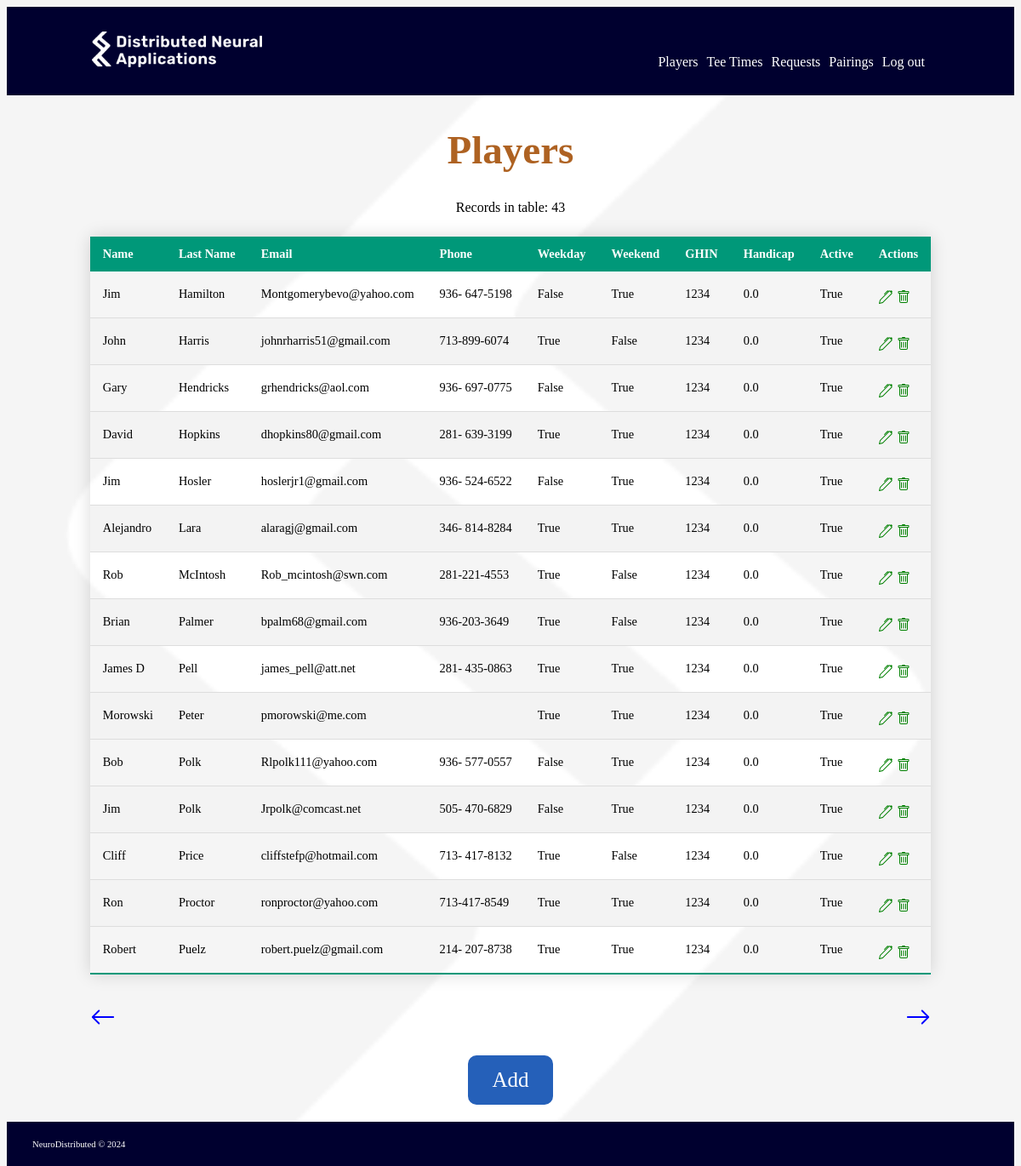
The page /players/2 (signed in) on the database its author committed.
### webproject/models.py (models this page shows, shortened)
class Players(db.Model):
    __tablename__ = 'players'
    id = db.Column(db.Integer, primary_key=True)
    first_name = db.Column(db.String(50), nullable=False)
    last_name = db.Column(db.String(50), nullable=False)
    email = db.Column(db.String(100), nullable=False)
    phone = db.Column(db.String(20), nullable=False)
    weekday = db.Column(db.Boolean, nullable=False)
    weekend = db.Column(db.Boolean, nullable=False)
    ghin = db.Column(db.String(10), nullable=True)
    handicap = db.Column(db.Float, nullable=False)
    access_code = db.Column(db.String(4), nullable=False)
    active = db.Column(db.Boolean, nullable=False)

### webproject/routes/players.py (the view)
@players.route('/players/<int:page_num>')
@login_required
def players_table(page_num):
    fields = {
        'id': Field(None,None),
        'first_name': Field(None,'Name'),
        'last_name': Field(None,'Last Name'),
        'email': Field(None,'Email'),
        'phone': Field(None,'Phone'),
        'weekday': Field(true_false,'Weekday'),
        'weekend': Field(true_false,'Weekend'),
        'ghin': Field(None,'GHIN'),
        'handicap': Field(round_to_2_decimals,'Handicap'),
        'active': Field(true_false,'Active')
    }
    table_creator = TableCreator('Players', fields,actions=['Edit', 'Delete'])
    table_creator.set_items_per_page(15)
    table_creator.create_view(order='last_name')
    table = table_creator.create(page_num)
    return render_template("players/players.html", table=table)

### webproject/loft_app.py (called while the page is built)
@login_manager.user_loader
def load_user(user_id):
    return User.query.get(int(user_id))

### webproject/modules/table_creator.py (called while the page is built)
def round_to_2_decimals(value):
    if value is None:
        return value
    return round(value,2)

def true_false(value):
    return 'True' if value == 1 else 'False'

    def format(self,value):
        if self.Format is None:
            return value
        else:
            return self.Format(value)

    def set_items_per_page(self,items_per_page):
        self.items_per_page = items_per_page

    def create_view(self,order=None):
        fieldlist = ""
        for field in self.fields.keys():
            fieldlist += f"{field},"
        fieldlist = fieldlist[:-1]
        stmt = f"Select {fieldlist} from {self.table_name} "
        if self.join_table:
            stmt += f"join {self.join_table} on {self.join_condition} "
        if self.condition:
            stmt += f"where {self.condition}"
        if order:
            stmt += f" order by {order}"
        self.items = list(db.session.execute(text(stmt)))

### webproject/templates/players/players.html
{% extends 'base.html' %} {% block body %}
<div class="neuro-content">
  <h1>Players</h1>
    {{ table | safe }}
    <div class="neuro-flex-row" style="margin-top: 10px;">
        <div>
            <button class="neuro-button-main" onclick="window.location.href='/players/add'">
                Add
            </button>
        </div>
    </div>
</div>
{% endblock %}

### webproject/static/css/neuro.css (style rules this page uses)
* { font-family: rubik; }
body { background-image: url('/static/imgs/DNA_Icon-white.png'); background-size: cover; padding-top: 0px; padding-bottom: 0px; color: black; background-color: #F5F5F5; font-family: rubik; }
.neuro-button-main { color: white; opacity: 1; font-size: 25px; background-color: #2560b9; border-radius: 10px; border-style:none; min-height: 25px; min-width: 100px; margin-bottom: 10px; padding: 15px 25px; }
.neuro-flex-row { display: flex; flex-direction: row; align-content: space-between; gap: 5px; padding-top: 10px; }
.neuro-content { display: flex; flex-direction: column; align-items: center; justify-content: center; height: 100%; padding: 5px; }
.neuro-content h1 { color: #AE6222; font-size: 47px; }

### webproject/static/css/neuro-table.css (style rules this page uses)
.neuro-table { border-collapse: collapse; margin: 25px 0; font-size: 0.9em; min-width: 400px; border-radius: 5px 5px 0 0; box-shadow: 0 0 20px rgba(0, 0, 0, 0.15); }
.neuro-table thead tr { background-color: #009879; color: #ffffff; text-align: left; font-weight: bold; }
.neuro-table th, .neuro-table td { padding: 12px 15px; }
.neuro-table tbody tr { border-bottom: 1px solid #dddddd; }
.neuro-table tbody tr:nth-of-type(even) { background-color: #f3f3f3; }
.neuro-table tbody tr:last-of-type { border-bottom: 2px solid #009879; }
.neuro-table-nav { display: flex; flex-direction: row; width: 100%; justify-content: space-between; align-items: top; padding: 5px; margin: 5px; }

### rows shown on the page
Players: email "Records in table: 43 Name Last Name Email Phone Weekday Weekend GHIN Handicap Active Actions Jim Hamilton Montgomerybevo@yahoo.com 936- 647-5198 False True 1234 0.0 True John Harris johnrharris51@gmail.com 713-899-6074 True False 1234 0.0 True Gary Hendricks grhendricks@aol.com 936- 697-0775 False True 1234 0.0 True David Hopkins dhopkins80@gmail.com 281- 639-3199 True True 1234 0.0 True Jim Hosler hoslerjr1@gmail.com 936- 524-6522 False True 1234 0.0 True Alejandro Lara alaragj@gmail.com 346- 814-8284 True True 1234 0.0 True Rob McIntosh Rob_mcintosh@swn.com 281-221-4553 True False 1234 0.0 True Brian Palmer bpalm68@gmail.com 936-203-3649 True False 1234 0.0 True James D Pell…", email (picture)
